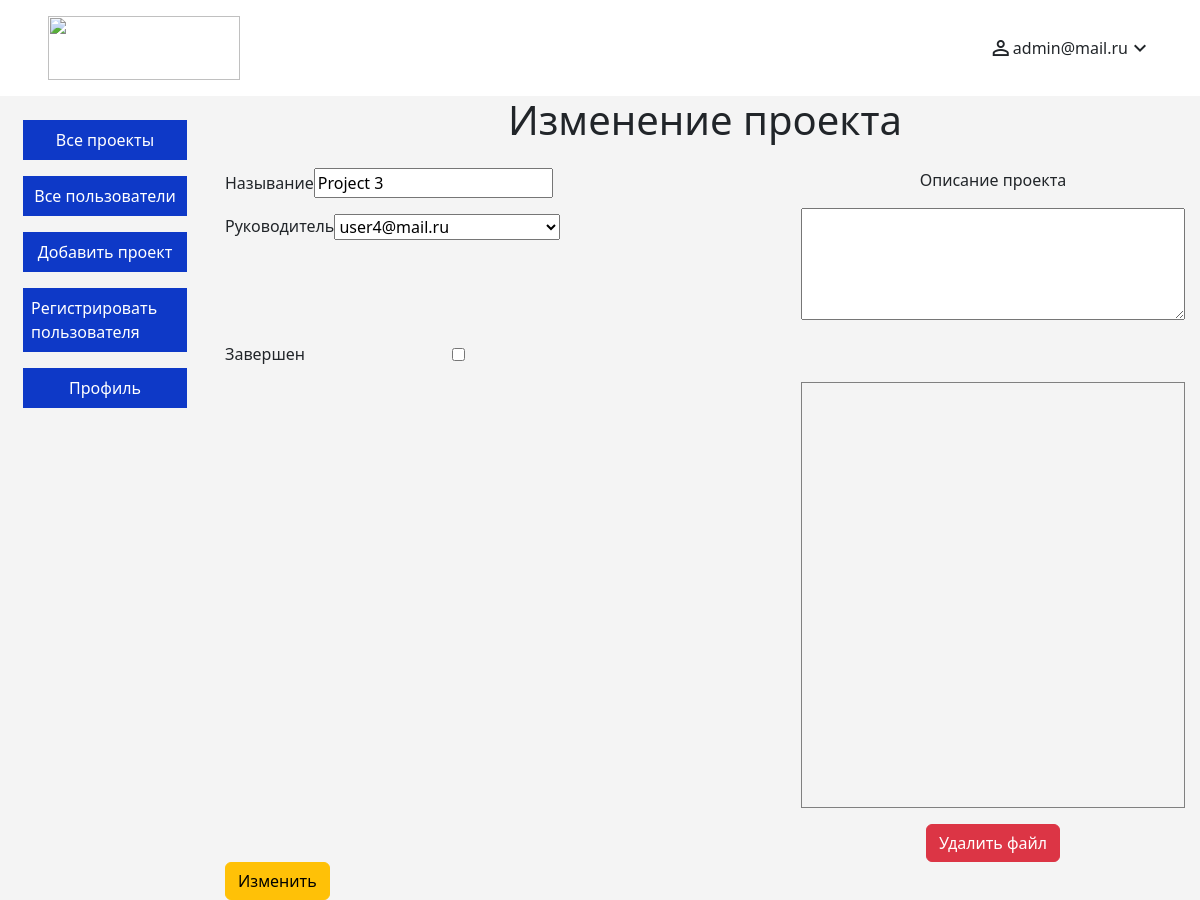
The page /administrator/update/990 (signed in) on the database its author committed.
### account/models.py (models this page shows, shortened)
class Account(Base, AbstractBaseUser, PermissionsMixin):
    class Role(models.TextChoices):
        ADMIN = 'admin', 'Администратор'
        OWNER = 'owner', 'Владелец'
        DIRECTOR = 'director', 'Руководитель проекта'
    email = models.EmailField(max_length=255, unique=True, verbose_name='Email')
    password = models.CharField(max_length=255, verbose_name='Пароль')
    name = models.CharField(max_length=255, blank=True, null=True, verbose_name='Имя')
    surname = models.CharField(max_length=255, blank=True, null=True, verbose_name='Фамилия')
    patronymic = models.CharField(max_length=255, blank=True, null=True, verbose_name='Отчество')
    phone = models.CharField(max_length=15, blank=True, null=True, verbose_name='Номер телефона')
    avatar = models.FileField(upload_to='account/', blank=True, null=True, verbose_name='Аватар')
    role = models.CharField(max_length=10, choices=Role.choices, default=Role.DIRECTOR, verbose_name='Роль')
    is_active = models.BooleanField(default=True, verbose_name='Активный')
    is_superuser = models.BooleanField(default=False, verbose_name='Админ')
    is_staff = models.BooleanField(default=False, verbose_name='Сотрудник')
    token = models.CharField(max_length=255, blank=True, null=True, verbose_name='Токен')
    USERNAME_FIELD = 'email'
    REQUIRED_FIELDS = []  # Другие обязательные поля, если требуется
    objects = CustomUserManager()  # Подключите ваш кастомный менеджер
    def __str__(self):
        return self.email
    class Meta:
        verbose_name = 'Пользователь'
        verbose_name_plural = 'Пользователи'

### projects/models.py (models this page shows, shortened)
class Base(models.Model):
    created_at = models.DateTimeField(auto_now_add=True)
    updated_at = models.DateTimeField(auto_now=True)

class Project(Base):
    user = models.ForeignKey('account.Account', on_delete=models.CASCADE, blank=True, null=True, verbose_name='Руководитель проекта')
    name = models.CharField(max_length=200, verbose_name='Называние проекта')
    info = models.TextField(blank=True, null=True, verbose_name='Описание проекта')
    file = models.FileField(upload_to='project_uploads/', blank=True, null=True, verbose_name='Файл проекта')
    completed = models.BooleanField(default=False, verbose_name='Завершен')
    class Meta:
        verbose_name = 'Проект'
        verbose_name_plural = 'Проекты'

### pages/views.py (the view)
# urls.py: path("administrator/update/<int:id>", views.update_project_page, name="project_update_page"),
def update_project_page(request, id):
    if request.method == "POST":
        form = ProjectForm(request.POST, request.FILES)
        print('form', form)
        if form.is_valid():
            project = form.save(commit=False)
            print('project1', project)
            project.save()
            print('project2', project)
            return redirect("admin_project_detail", id=project.id)
    else:
        form = ProjectForm()
    users = Account.objects.filter(is_superuser=False)
    project = Project.objects.get(id=id)
    projectFiles = ProjectFile.objects.filter(file_project=project)
    print('projectFiles', projectFiles.__dict__)
    projectFiles_list = [
    {
        'id': pf.id,
        'file_project': pf.file_project.id,
        'path': pf.path.url,  # Или используйте full_file_path() для получения строки URL
        'type': pf.type,
        'full_file_path': pf.full_file_path()  # Здесь вы вызываете метод
    }
    for pf in projectFiles
    ]
    projectFiles_list = json.dumps(projectFiles_list)
    updatePage = True
    return render(request, "projects/admin/create.html", {
        "users": users,
        "project": project,
        "updatePage": updatePage,
        "projectFiles": projectFiles_list
        })

### projects/models.py (called while the page is built)
    def full_file_path(self):
        return settings.BASE_URL + self.path.url

### pages/templates/projects/admin/create.html (shortened to what this page needs)
{% extends 'layouts/admin_base.html' %}
{% load static %}
{% block content %}
<main class="create-page">
    {% if updatePage %}
    <h1>Изменение проекта</h1>
    {% else %}
    <h1>Добавление нового проекта</h1>
    {% endif %}
    <div class="create-project-block">
        <form id="project-create-form" class="project-create-form" method="post" enctype="multipart/form-data">
            <div class="main-data-block">
                <div class="project-create-name-block">
                    <label for="project-name-input">Называние</label>
                    <input type="text" id="project-name-input" class="project-name-input" name="name" {% if updatePage %}value="{{ project.name }}"{% endif %}>
                </div>
                <div class="project-owner-block">
                    <label for="project-user-select">Руководитель</label>
                    <select name="user" id="project-user-select" class="project-user-select">
                        {% for user in users %}
                        <option value="{{ user.id }}" {% if updatePage and project.user.id == user.id %}selected{% endif %}>{{ user }}</option>
                        {% endfor %}
                    </select>
                </div>
                {% if updatePage %}
                <div class="project-create-completed-block">
                    <label for="project-complete-input">Завершен</label>
                    <input type="checkbox" id="project-complete-input form-check-input" class="project-complete-input" name="completed" {% if project.completed %}checked{% endif %}>
                </div>
                {% endif %}
            </div>
            <div class="info-data-block">
                <label for="project-info-text">Описание проекта</label>
                <textarea name="info" id="project-info-text" class="project-info-text">{% if updatePage %}{{ project.info }}{% endif %}</textarea>
            </div>
        </form>
        <div class="all-files-block">
            <div class="selected-file-block" id="upload-block">
                <div id="selected-file" class="selected-file"></div>
                <button class="btn btn-danger remove-file-button" id="remove-file-button">Удалить файл</button>
            </div>
        </div>
        {% if updatePage %}
            <button id="save-button" class="btn btn-warning" data-token="{{ csrf_token }}">Изменить</button>
        {% else %}
            <button id="save-button" class="btn btn-success" data-token="{{ csrf_token }}">Сохранить</button>
        {% endif %}
    </div>
</main>
{% endblock content %}

### pages/templates/layouts/admin_base.html (shortened to what this page needs)
{% load static %}
<!DOCTYPE html>
<html lang="en">
<head>
    <link href="{% static 'css/bootstrap.min.css' %}" rel="stylesheet">
    <link rel="stylesheet" href="{% static 'projects/styles/adminStyles.css' %}">
    <link rel="stylesheet" href="{% static 'projects/styles/style.css' %}">
    <link rel="stylesheet" href="{% static 'account/styles/style.css' %}">
    <link href="{% static 'fontawesomefree/css/fontawesome.css' %}" rel="stylesheet" type="text/css">
    <link href="{% static 'fontawesomefree/css/brands.css' %}" rel="stylesheet" type="text/css">
    <link href="{% static 'fontawesomefree/css/solid.css' %}" rel="stylesheet" type="text/css">
</head>
<body>
    {% if user.is_superuser %}
    <header class="auth-header">
        <div class="logo">
            <img class="logo-img" src="{% static 'images/logo.png' %}" alt="">
        </div>
        <div class="account">
            <span class="material-icons">
            </span>
            <span>{{ user }}</span>
            <span class="material-icons" id="toggle-dropdown" style="cursor: pointer;">
            </span>
        </div>
    </header>
    <main class="base-main">
        <section class="base-menu">
            <nav class="base-menu-items">
                <a class="base-menu-item" href="{% url 'admin_all_projects_page' %}">Все проекты</a>
                <a class="base-menu-item" href="{% url 'admin_all_users_page' %}">Все пользователи</a>
                <a class="base-menu-item" href="{% url 'project_create_page' %}">Добавить проект</a>
                <a class="base-menu-item" href="{% url 'register' %}">Регистрировать пользователя</a>
                <a class="base-menu-item" href="{% url 'update_user' 'admin' user.id %}">Профиль</a>
            </nav>
        </section>
        <section class="base-content">
            {% block content %}{% endblock content %}
        </section>
    </main>
    {% endif %}
</body>
</html>

### pages/static/projects/styles/adminStyles.css (style rules this page uses)
.all-files-block { display: flex; justify-content: space-between; align-items: flex-start; }
.selected-file-block { height: 30em; width: 40%; display: flex; flex-direction: column; justify-content: center; align-items: center; }
.selected-file { border: 1px gray solid; width: 100%; height: 100%; display: flex; justify-content: center; align-items: center; }
.remove-file-button { margin-top: 1em; }
.project-create-form { display: flex; justify-content: space-between; align-items: flex-start; margin-top: 1em; }
.main-data-block { width: 50%; }
.info-data-block { width: 40%; }
.info-data-block, .main-data-block { display: flex; flex-direction: column; justify-content: space-around; }
.info-data-block { align-items: center; }
.main-data-block { align-items: flex-start; }
.project-create-name-block, .project-owner-block, .project-create-completed-block { display: flex; justify-content: space-between; margin-bottom: 1em; width: 50%; }
.project-create-name-block, .project-create-completed-block { align-items: center; }
.project-owner-block { height: 7em; align-items: flex-start; }
.project-info-text { width: 100%; margin-top: 1em; height: 7em; }

### pages/static/projects/styles/style.css (style rules this page uses)
html, body { height: 100%; margin: 0; }
.create-project-block { width: 100%; }
.create-page { display: flex; justify-content: center; flex-direction: column; align-items: center; }
.base-main { background: #F4F4F4; display: flex; justify-content: space-around; align-items: flex-start; flex: 1; }
.base-menu-items { display: flex; flex-direction: column; justify-content: space-around; align-items: center; }
.base-menu-item { display: flex; justify-content: center; align-items: center; text-decoration: none; width: 100%; background: #0e39c7; border-color: #0e39c7; padding: 0.5em; color: #fff; margin-top: 1em; }
.base-menu { width: 15%; padding: 0.5em; }
.base-content { width: 80%; }

### pages/static/account/styles/style.css (style rules this page uses)
html, body { height: 100%; margin: 0; }
body { display: flex; flex-direction: column; }
.logo-img { width: 12em; height: 4em; }
.account { display: flex; justify-content: space-between; align-items: center; }
.auth-header { display: flex; justify-content: space-between; align-items: center; padding: 1em 3em; }

### rows shown on the page
Account: email "admin@mail.ru"
Project: name "Project 3", user "user4@mail.ru"
